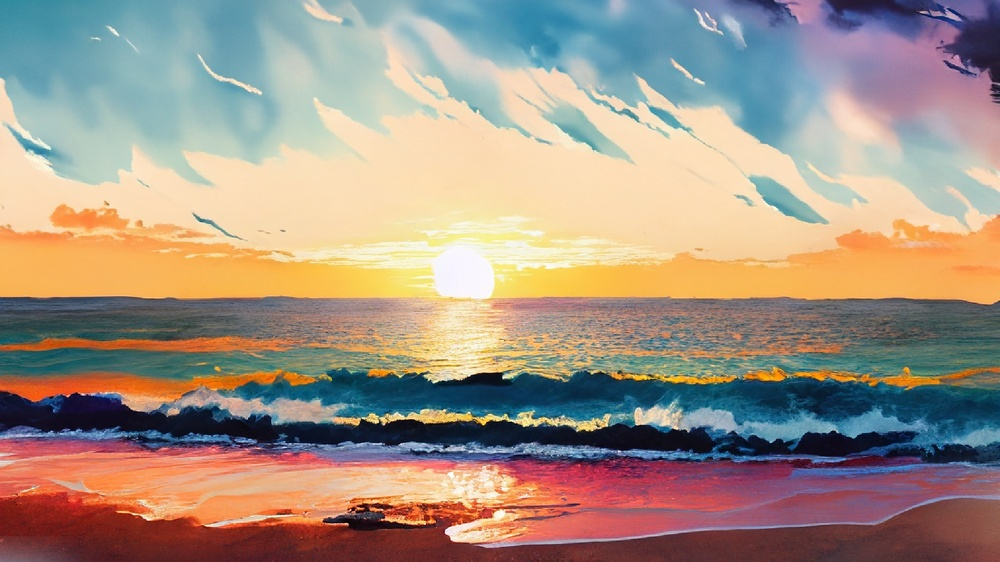
#> input picture sample.jpg, 1000 x 562 px, shrunk from 1920 x 1080 before the run
$ jupyter execute simplePCAImgCompre.ipynb
#> lines starting #> are read from the running program, lines starting #| are printed output that depends on the picture
### Project 2: Simple PCA for Image Compression
#### Objective: Use PCA to compress a simple grayscale image.

##### Step 1: Import libraries

[cell 1]
import numpy as np
import matplotlib.pyplot as plt
from PIL import Image

# PIL stands for Python Imaging Library
# This library that lets Python open, edit, and process images easily

##### Step 2: Load a color image and convert it to grayscale

[cell 2]
img = Image.open("sample.jpg")
#> img is the input picture: PIL image 1000x562 RGB; mean R, G, B 162.3, 146.2, 132.1
plt.imshow(img)
plt.axis('off')
plt.title("Color Image")
plt.show()

# Convert to grayscale
gray_img = img.convert('L')  # 'L' mode = 8-bit grayscale
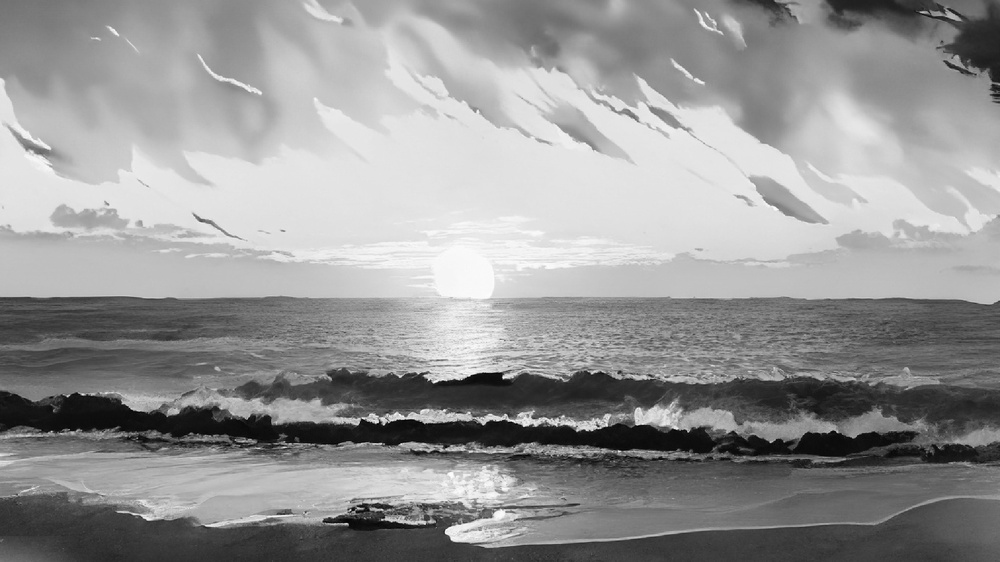
#> gray_img: PIL image 1000x562 L; min 1, max 254, mean 149.4

# Converts it to grayscale — 1 channel (0–255) instead of 3 (RGB)

plt.imshow(img)
plt.imshow(gray_img, cmap='gray')
plt.title("Gray Image")
plt.axis('off')
plt.show()
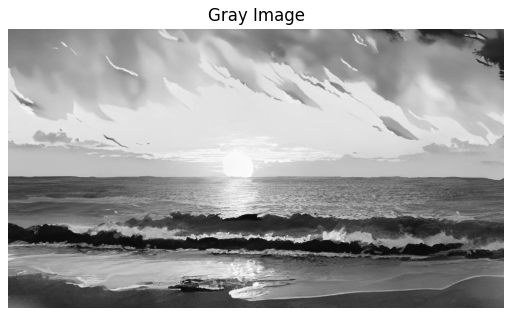
#> figure drawn by matplotlib, 1 panel

# Convert to numpy array
gray_array = np.array(gray_img)

print(gray_array)
#> (printed output is left out)
print("Original grayscale shape:", gray_array.shape)
#| Original grayscale shape: (562, 1000)
# Each number = pixel brightness.
# gray_array.shape - how many rows and columns (and channels) your image array has

##### Step 3: PCA (Manual Steps)
##### Normalize pixel values (optional, improves PCA)

[cell 3]
# Normalize pixel values (optional, improves PCA)
gray_mean = np.mean(gray_array, axis=0)
#> gray_mean = 1000 values, max 185.6 at index 462, min 116.1 at index 996, mean 149.4
X_centered = gray_array - gray_mean
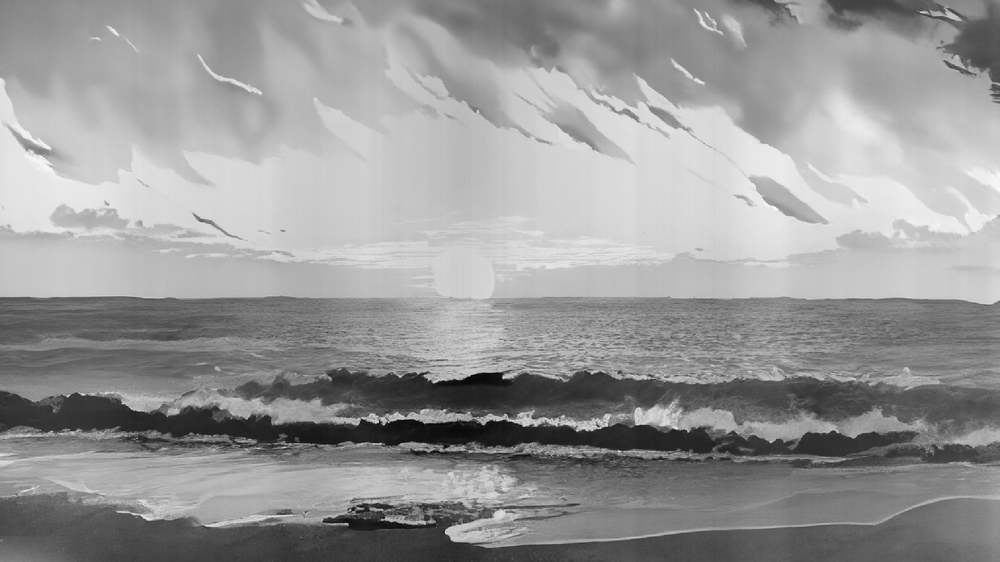
#> X_centered: shape (562, 1000) float64; min -180.1, max 120.8, mean 0; drawn with min black and max white

# np.mean(..., axis=0) finds the average value of each column (pixel column mean)
# Subtracting it (gray_array - gray_mean) centers the data → mean becomes 0

##### Step 4: Find the Covariance Matrix

[cell 4]
cov_matrix = np.cov(X_centered, rowvar=False)
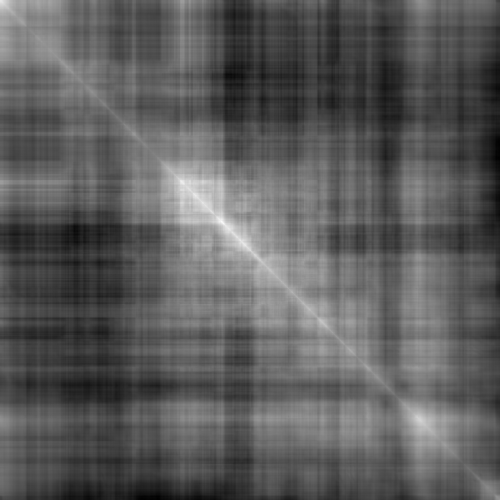
#> cov_matrix: shape (1000, 1000) float64 (shown at 1/2 size); min 1321.2, max 4886.9, mean 2612.2; drawn with min black and max white

# The covariance matrix shows how pixel values vary together
# This matrix helps PCA find directions (patterns) of maximum variation
# rowvar=False - When doing PCA, we need the covariance matrix to describe relationships between features, not between rows
# Which pixel combinations carry the most information

##### Step 5: Eigenvalues and Eigenvectors(Eigen decomposition)

[cell 5]
eigenvalues, eigenvectors = np.linalg.eigh(cov_matrix)
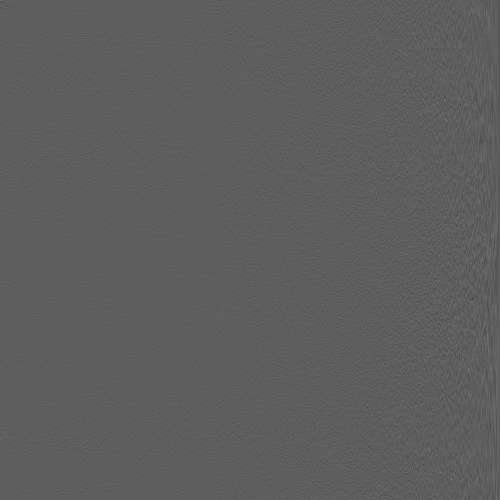
#> eigenvectors: shape (1000, 1000) float64 (shown at 1/2 size); min -0.393, max 0.668, mean -3.41e-05; drawn with min black and max white
#> eigenvalues = 1000 values from -3.34e-10 to 2630088.5

# PCA finds eigenvectors (directions of most variation).
# Each eigenvalue tells how much information that direction carries.
# Big eigenvalue → important pattern (major variation)
# Small eigenvalue → less important detail (noise)
# Eigen decomposition - Finds directions (eigenvectors) of max variance

##### Step 6: Sort & Choose the Top Components

[cell 6]
sorted_indices = np.argsort(eigenvalues)[::-1]
#> sorted_indices = 1000 values, max 999 at index 0, min 0 at index 999, mean 499.5
eigenvalues = eigenvalues[sorted_indices]
#> eigenvalues = 1000 values, max 2630088.5 at index 0, min -3.34e-10 at index 999, mean 3639.1
eigenvectors = eigenvectors[:, sorted_indices]

k = 50  # Keep top 50 principal components (adjust for quality vs compression)
top_eigenvectors = eigenvectors[:, :k]
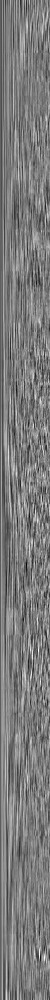
#> top_eigenvectors: shape (1000, 50) float64; min -0.137, max 0.144, mean -0.000667; drawn with min black and max white

# Take only the first 50 eigenvectors
# These top components preserve the most important information —the rest can be discarded to compress the image
# [::-1] → reverses that order to descending
# [:, sorted_indices] - : → means “all rows” (i.e., the full eigenvector values), sorted_indices → selects columns in the new order
# eigenvectors[:, :k] - : → all rows (i.e., entire eigenvector values)
# :k → first k columns (top 50 eigenvectors)

##### Step 7: Project & Reconstruct

[cell 7]
X_reduced = X_centered @ top_eigenvectors
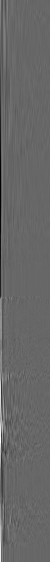
#> X_reduced: shape (562, 50) float64; min -2241.9, max 3280, mean 0; drawn with min black and max white
X_reconstructed = (X_reduced @ top_eigenvectors.T) + gray_mean
X_reconstructed = np.clip(X_reconstructed, 0, 255)

# Rebuilds the image from fewer features
# X_centered @ top_eigenvectors → Projects the image data into a smaller space
# @ is matrix multiplication
# Multiply back by top_eigenvectors.T → rebuilds the image (approximation)
# np.clip(...) makes sure pixel values stay between 0 and 255.

##### Step 8: Display Results

[cell 8]
plt.figure(figsize=(10, 4))

plt.subplot(1, 2, 1) # row, column, position of image
plt.title("Original Grayscale Image")
plt.imshow(gray_array, cmap='gray')
plt.axis('off')

plt.subplot(1, 2, 2)
plt.title(f"Reconstructed Image (k={k})")
plt.imshow(X_reconstructed, cmap='gray')
plt.axis('off')

plt.show()

# Compression Ratio Calculation
rows, cols = gray_array.shape
#> rows = 562; cols = 1000

original_size = rows * cols
#> original_size = 562000
compressed_size = (rows * k) + (cols * k)
#> compressed_size = 78100

compression_ratio = original_size / compressed_size
#> compression_ratio = 7.2

print(f"Original size: {original_size}")
#| Original size: 562000
print(f"Compressed size (approx): {compressed_size}")
#| Compressed size (approx): 78100
print(f"Compression Ratio: {compression_ratio:.2f}x smaller")
#| Compression Ratio: 7.20x smaller

# Increasing k → better quality but lower compression
# Decreasing k → smaller size but more blurry image
